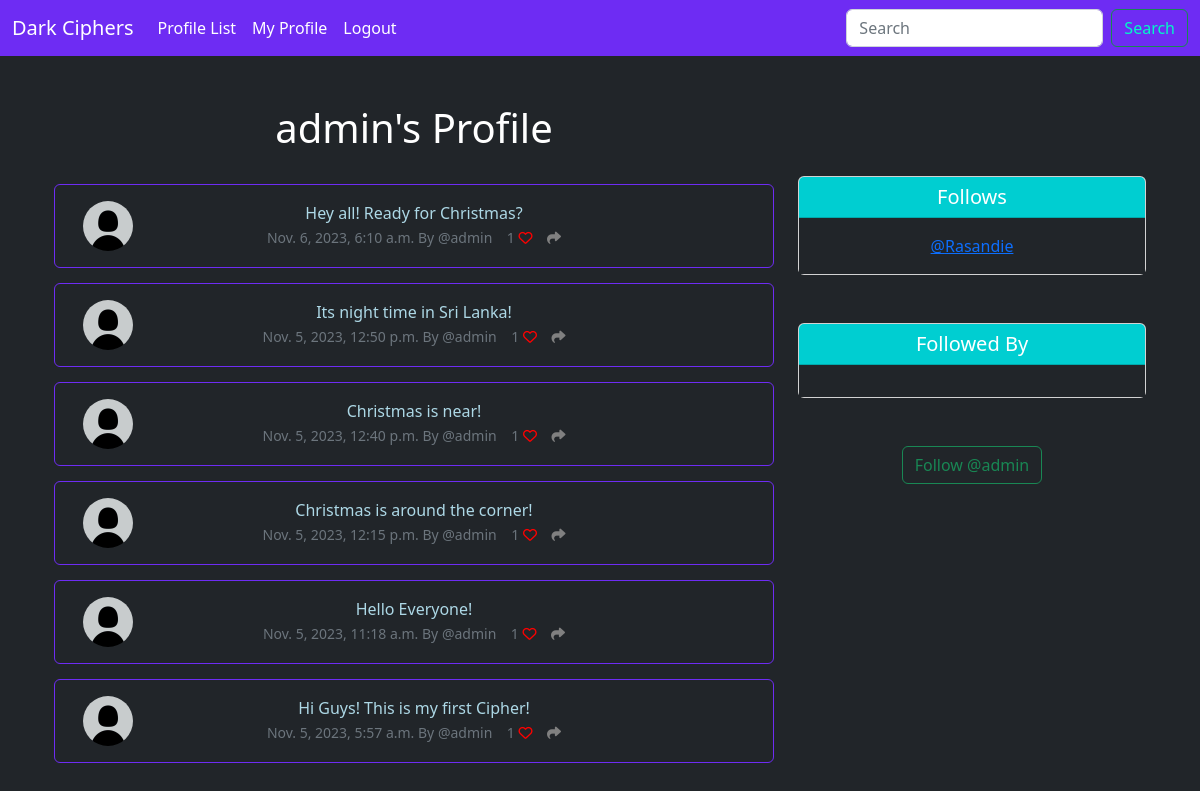
The page /profile/1 (signed in) on the database its author committed.
### musker/models.py (models this page shows, shortened)
class Profile(models.Model):
    user = models.OneToOneField(User, on_delete=models.CASCADE)  # Cascade is used to delete everything underneath
    follows = models.ManyToManyField("self",
                                     related_name="Followed_by",
                                     symmetrical=False,  # Users dont HAVE to always follow each other.
                                     blank=True)  # You dont have to always follow someone
    date_modified = models.DateTimeField(User, auto_now=True)
    profile_image = models.ImageField(null = True, blank = True, upload_to = "images/")
    def __str__(self):
        return self.user.username

class Ciphers(models.Model):
    user = models.ForeignKey(
        User, related_name="ciphers",
        on_delete = models.DO_NOTHING
    )
    body = models.CharField(max_length=200)
    created_at = models.DateTimeField(auto_now_add=True)
    likes = models.ManyToManyField(User, related_name = "cipher_like", blank = True)
    def number_of_likes(self):
        return self.likes.count()

### musker/views.py (the view, shortened to what this page needs)
# urls.py: path('profile/<int:pk>', views.profile, name='profile'),
def profile(request, pk):
    if request.user.is_authenticated:
        profile = Profile.objects.get(user_id=pk)
        ciphers = Ciphers.objects.filter(user_id=pk).order_by("-created_at")
        return render(request, "profile.html", {"profile": profile, "ciphers": ciphers})
    else:
        messages.success(request, ("You Must Be Logged In to View This Page..."))
        return redirect('home')

### musker/templates/profile.html (shortened to what this page needs)
{% extends 'base.html' %}
{% load static %}
{% block content %}
{% if profile %}
   <div class ="container text-center">
       <div class="row">
           <div class="col-8"> <h1>{{ profile.user.username }}'s Profile</h1>
               <br/>
               {% if ciphers %}
                {% for cipher in ciphers %}
            <div class ="alert alert-primary" role="alert">
    <div class = "container">
        <div class ="row">
            <div class = "col-1">
                {% if profile.profile_image %}
                    <img src="{{profile.profile_image.url}}"
                    width=50  height=50 class = "rounded-circle" alt = {{profile.user.username}} >
                {% else %}
                <img src = "{% static 'images/default_pic.jpg' %}"
                width=50  height=50 class = "rounded-circle" alt = {{profile.user.username}}>
                {% endif%}
            </div>
            <div class = "col-10">
                            {{ cipher.body }} <br/>
                            <small class = "text-muted">
                                {{ cipher.created_at}} By
                                @{{ cipher.user.username}}
                                {{cipher.number_of_likes}}
                                {% if user in cipher.likes.all %}
                                <a href ="{%url 'cipher_like' cipher.id %}">
                                    <i class="fa-solid fa-heart" style="color: red"></i></a>
                                {% else %}
                                 <a href ="{%url 'cipher_like' cipher.id %}">
                                    <i class="fa fa-heart-o" style="color: red"></i></a>
                                 {% endif %}
      <a href="{% url 'cipher_share' cipher.id %}"><i class="fa-solid fa-share" style="color: gray"></i></a>
                            </small>
                        </div></small>
            </div>
        </div>
    </div>
               {% endfor %}
               {% endif %}
           </div>
           <div class="col-4">
               <br/><br/><br/>
               <div class="card">
  <h5 class="card-header" style="background-color: #00CED1; color: #ffffff;">Follows</h5>
  <div class="card-body" style="background-color: #212529;">
    <p class="card-text" >           {% for following in profile.follows.all %}
               <a href="{% url 'profile' following.user.id %}">@{{ following }}</a><br/>
           {% endfor %}</p>
  </div>
</div> <br/><br/>
           <div class="card">
  <h5 class="card-header" style="background-color: #00CED1; color: #ffffff;">Followed By</h5>
  <div class="card-body"style="background-color: #212529;">
  </div>
</div>
<br/><br/>
<form method = POST>
{% if profile in user.profile.follows.all %}
    <button class = "btn btn-outline-danger" name="follow" value ="unfollow" type="submit">Unfollow @{{ profile.user.username|lower }}
    </button>
{% else %}
    <button class = "btn btn-outline-success" name="follow" value ="follow" type="submit">Follow @{{ profile.user.username|lower }}
    </button>
{% endif %}
</form>
<br/>
           </div>
       </div>
   </div>
{% endif %}
{% endblock %}

### musker/templates/base.html (style rules this page uses)
body { background-color: #212529; color: white; }
.alert { background-color: transparent; color: lightblue; border: 1px solid #6E2CF3; margin-bottom: 15px; }

### rows shown on the page
Profile: user.username "admin"
Ciphers: body "Hey all! Ready for Christmas?", created_at "Nov. 6, 2023, 6:10 a.m.", user.username "admin", number_of_likes "1"
Ciphers: body "Its night time in Sri Lanka!", created_at "Nov. 5, 2023, 12:50 p.m.", user.username "admin", number_of_likes "1"
Ciphers: body "Christmas is near!", created_at "Nov. 5, 2023, 12:40 p.m.", user.username "admin", number_of_likes "1"
Ciphers: body "Christmas is around the corner!", created_at "Nov. 5, 2023, 12:15 p.m.", user.username "admin", number_of_likes "1"
Ciphers: body "Hello Everyone!", created_at "Nov. 5, 2023, 11:18 a.m.", user.username "admin", number_of_likes "1"
Ciphers: body "Hi Guys! This is my first Cipher!", created_at "Nov. 5, 2023, 5:57 a.m.", user.username "admin", number_of_likes "1"
Profile: user.username "Rasandie"
